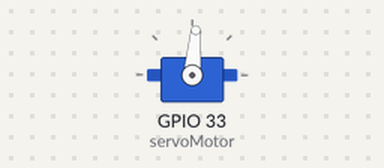
The sketch below on a simulated ESP32. On the bench: servo.

Above: at 0.05 s.
At 6.0 s:
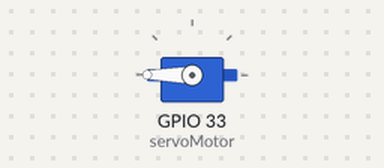
Timing chart, 0 to 7.8 s (numbered marks = the images above):
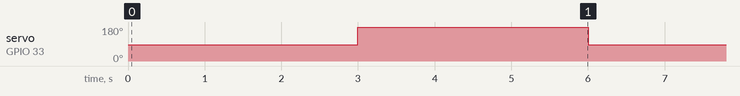

Measured:
- by itself, servo on GPIO 33 (servoMotor): alternates 180° for 3.0 s and 85° for 3.0 s

The sketch:

PortaoUsandoServoMotor.ino
```cpp
#include <ESP32Servo.h>

Servo servoMotor;

void setup() {
    servoMotor.attach(33);  // Pino do servo
    Serial.begin(115200);
}

void loop() {
    servoMotor.write(85);  // Tente mover o servo para 90 graus
    delay(3000);           // Aguarda 1 segundo
    servoMotor.write(180);   // Tente mover o servo para 0 graus
    delay(3000);           // Aguarda 1 segundo
}
```
